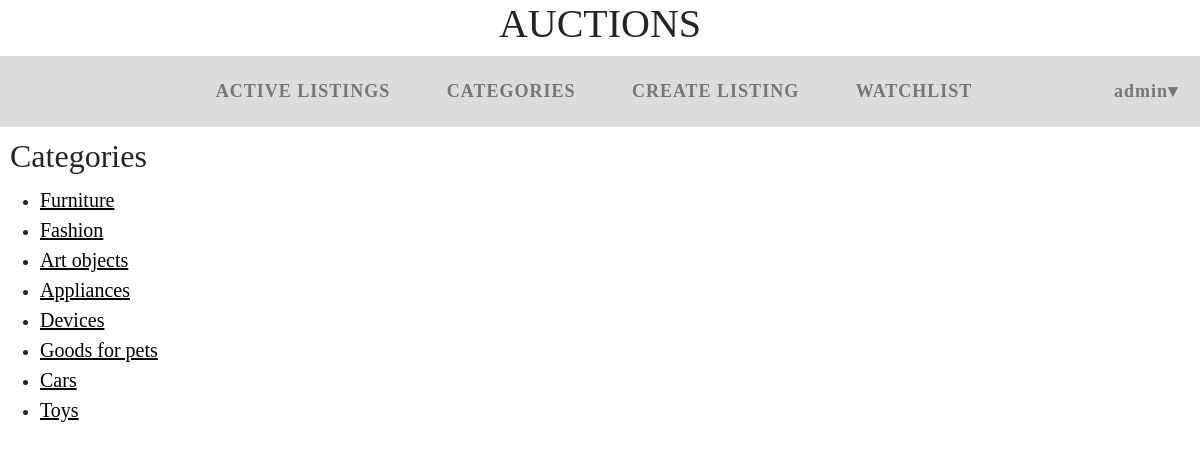
The page /categories (signed in) on the database its author committed.
### auctions/models.py (models this page shows)
class User(AbstractUser):
    pass

class Category(models.Model):
    name=models.CharField(max_length=64, unique=True)

### auctions/views.py (the view)
# urls.py: path("categories", views.categories, name="categories"),
def categories(request):
    categories=Category.objects.all
    return render(request, "auctions/categories.html",{
        "categories": categories
        })

### auctions/templates/auctions/categories.html
{% extends "auctions/layout.html" %}
{% block body %}
    <h2 class="categories">Categories</h2>
    <div class="categoryList">
        <ul>
        {% for category in categories %}
        <li><a class="category" href="categories/{{category.name}}">{{ category.name }}</li>
        {% endfor %}
        </ul>
    </div>
{% endblock %}

### auctions/templates/auctions/layout.html (shortened to what this page needs)
{% load static %}
<!DOCTYPE html>
<html lang="en">
    <head>
        <link rel="stylesheet" href="https://stackpath.bootstrapcdn.com/bootstrap/4.4.1/css/bootstrap.min.css">
        <link href="{% static 'auctions/styles.css' %}" rel="stylesheet">
    </head>
    <body>
    <h1>Auctions</h1>
       <nav>
         <ul class="refs">
                <li class="nav-item">
                    <a class="nav-link" href="{% url 'index' %}">Active Listings</a>
                </li>
                <li class="nav-item">
                    <a class="nav-link" href="{% url 'categories' %}">Categories</a>
                </li>
                {% if user.is_authenticated %}
                <li class="nav-item">
                    <a class="nav-link" href="{% url 'create' %}">Create Listing</a>
                </li>
                <li class="nav-item">
                    <a class="nav-link" href="{% url 'show_watchlist' %}">Watchlist</a>
                </li>
                {% endif %}
         </ul>
           <ul class="topmenu">
                {% if user.is_authenticated %}
                    <li  id="user"><strong>{{ user.username }}&#9662;</strong>
                    </li>
                {% endif %}
                </ul>
         </nav>
        {% block body %}
        {% endblock %}
    </body>
</html>

### auctions/static/auctions/styles.css (style rules this page uses)
body { padding: 0px; font-family: 'Snell Roundhand'; font-size: 18px; }
h1 { text-transform: uppercase; text-align: center; }
nav { background: gainsboro; margin-bottom: 10px; display: flex; }
nav ul { list-style: none; margin: 0; padding: 0; }
nav a { text-decoration: none; outline: none; display: block; transition: .4s ease-in-out; }
.refs { text-align: center; padding: 10px 0; flex-grow: 1; width:90%; }
.topmenu { text-align: center; padding: 10px 0; width: 10%; }
.topmenu > li, .refs > li { display: inline-block; position: relative; left: 5%; }
#user { padding: 12px; color: #767676; letter-spacing: 1px; }
.refs > li > a { padding: 12px 26px; color: #767676; text-transform: uppercase; font-weight: bold; letter-spacing: 1px; }
h2 { text-align: center; }
.category { color: black; text-decoration: underline; background-color: transparent; font-size: 20px; }
.categories { margin: 10px; text-align: start; }

### rows shown on the page
User: username "admin"
Category: name "Furniture"
Category: name "Fashion"
Category: name "Art objects"
Category: name "Appliances"
Category: name "Devices"
Category: name "Goods for pets"
Category: name "Cars"
Category: name "Toys"
